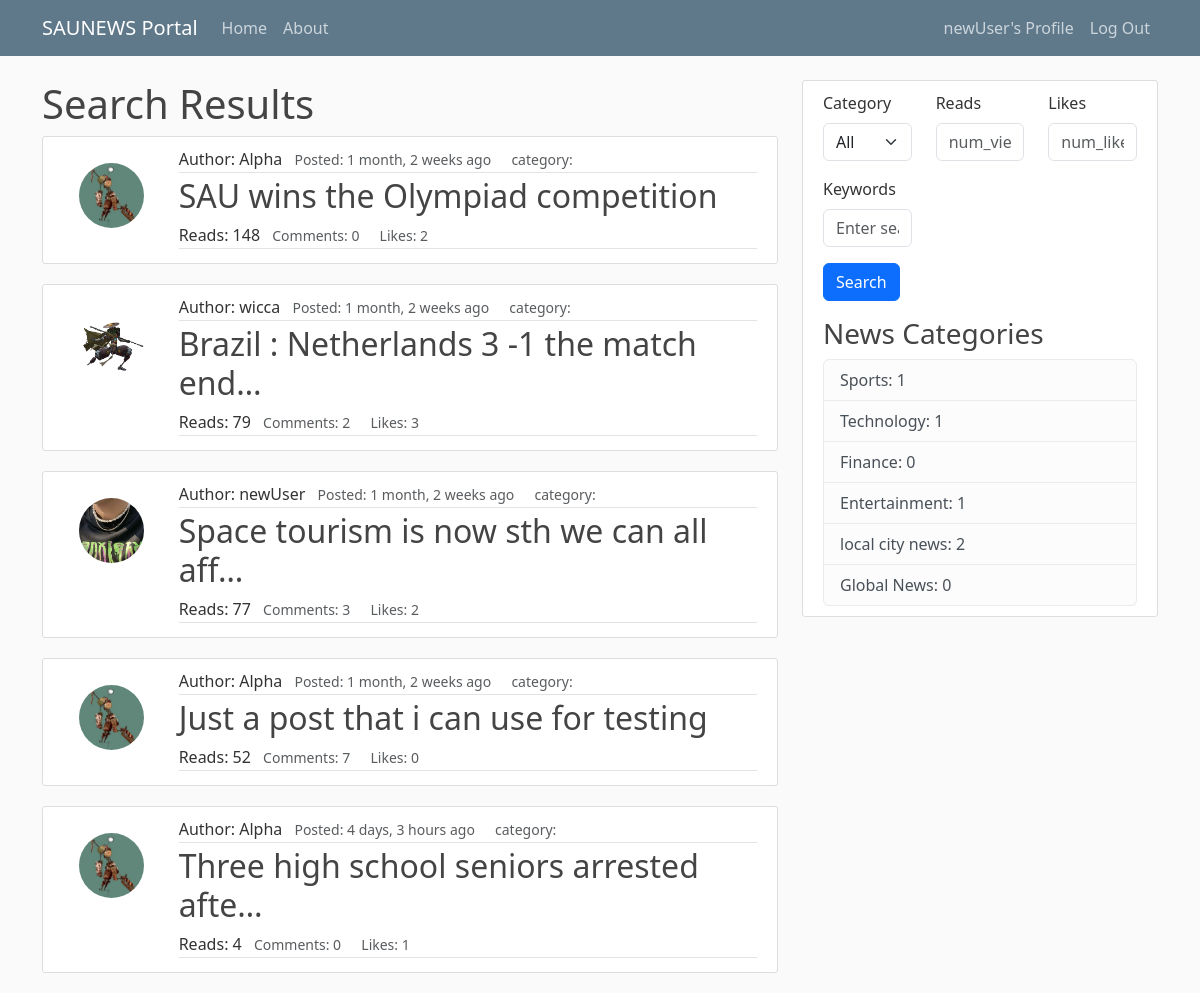
Page /search/ (signed in) on the committed database.
### blog/models.py (models this page shows, shortened)
class Post(models.Model):
    title = models.CharField(max_length=100)
    content = models.TextField(null=True)
    category = models.ForeignKey(Category, on_delete=models.CASCADE, null=True)
    date_created = models.DateTimeField(default=timezone.now)
    author = models.ForeignKey(User, on_delete=models.CASCADE)
    likes = models.ManyToManyField(User, related_name='blog_posts')
    reads = models.IntegerField(default=0)
    comments_count = models.IntegerField(default=0)
    video = models.FileField(upload_to='videos/', null=True, blank=True)
    image = models.ImageField(upload_to='images/', null=True, blank=True)
    def total_likes(self):
        return self.likes.count()

class Category(models.Model):
    name = models.CharField(max_length=100)
    class Meta:
        verbose_name_plural = 'categories'

### users/models.py (models this page shows, shortened)
class Profile(models.Model):
    user = models.OneToOneField(User, on_delete=models.CASCADE)
    image = models.ImageField(default="default.jpg", upload_to='profile_pics')

### blog/views.py (the view)
# urls.py: path('search/', views.search, name='search'),
@login_required()
def search(request):
    query = request.GET.get('query')
    category = request.GET.get('category')
    num_views = request.GET.get('num_views')
    num_likes = request.GET.get('num_likes')
    print(num_likes)
    if query and category:
        posts = Post.objects.filter(category__name__icontains=category, title__icontains=query)
    elif query:
        posts = Post.objects.filter(title__icontains=query)
    elif category:
        posts = Post.objects.filter(category__name__icontains=category)
    else:
        posts = Post.objects.all()
    if num_views:
        posts = posts.filter(reads=num_views)
    if num_likes:
        posts = posts.annotate(num_likes=Count('likes')).filter(num_likes=num_likes)
    context = {
        'posts': posts,
        'query': query,
        'category': category,
        'num_views': num_views,
        'num_likes': num_likes,
    }
    return render(request, 'blog/search_results.html', context)

### blog/context_processors.py (called while the page is built)
def categories(request):
    categories = Category.objects.annotate(num_posts=Count('post'))
    return {'categories': categories}

### blog/templates/blog/search_results.html (shortened to what this page needs)
{% extends 'blog/base.html' %}
{% block content %}
  <h1>Search Results</h1>
  {% if posts %}
    {% for post in posts %}
    <article class="media content-section">
        <div class="row g-0">
            <div class="col mt-3 ps-3">
                <img src="{{ post.author.profile.image.url }}" class="rounded-circle article-img">
            </div>
            <div class="col-lg-10 media-body">
                <div class="article-metadata">
                    <span>Author: {{ post.author }}</span>
                    <small class="px-2 text-muted">Posted: {{ post.date_created | timesince}} ago</small>
                    <small class="px-2 text-muted">category: {{ post.categories.first }}</small>
                </div>
                <h2><a class="article-title nav-link " href="{% url 'post_detail' post.id %}">{{ post.title | truncatechars:40 }}</a></h2>
                <div class="article-metadata ">
                    <span>Reads: {{ post.reads }}</span>
                    <small class="px-2 text-muted">Comments: {{ post.comments_count }}</small>
                    <small class="px-2 text-muted">Likes: {{ post.total_likes }}</small>
                </div>
            </div>
        </div>
    </article>
    {% endfor %}
  {% else %}
    <p>No results found.</p>
  {% endif %}
{% endblock %}

### blog/templates/blog/base.html (shortened to what this page needs)
{% load static %}
<html lang="en">
  <head>
    <link href="https://cdn.jsdelivr.net/npm/bootstrap@5.3.0-alpha1/dist/css/bootstrap.min.css" rel="stylesheet">
    <link rel="stylesheet" href="https://cdn.jsdelivr.net/npm/bootstrap-icons@1.10.3/font/bootstrap-icons.css">
    <link rel="stylesheet" href="{% static 'blog/main.css' %}">
  </head>
  <body>
    <header class="site-header">
        <nav class="navbar navbar-expand-md navbar-dark bg-steel fixed-top">
          <div class="container">
            <a class="navbar-brand mr-4" href="{% url 'blog_home' %}">SAUNEWS Portal</a>
            <div class="collapse navbar-collapse" id="navbarToggle">
              <div class="navbar-nav mr-auto">
                <a class="nav-item nav-link" href="{% url 'blog_home' %}">Home</a>
                <a class="nav-item nav-link" href="{% url 'blog_about' %}">About</a>
              </div>
            </div>
            <div class="navbar-nav">
              {% if user.is_authenticated %}
                <a class="nav-item nav-link" href="{% url 'profile' %}">{{user.username}}'s Profile</a>
                <a class="nav-item nav-link" href="{% url 'logout' %}">Log Out</a>
                {% else %}
                <a class="nav-item nav-link" href="{% url 'login' %}">Login</a>
                <a class="nav-item nav-link" href="{% url 'register' %}">Register</a>
              {% endif %}
            </div>
          </div>
        </nav>
    </header>
    <main role="main" class="container">
        <div class="row">
          <div class="col-md-8">
            {% block content %} {% endblock %}
          </div>
          <div class="col-md-4">
            <div class="content-section">
              <form method="GET" action="{% url 'search' %}">
                <div class="row">
                  <div class="col-md-4">
                    <div class="mb-3">
                      <label for="category" class="form-label">Category</label>
                      <select name="category" id="category" class="form-select">
                        <option value="">All</option>
                      </select>
                    </div>
                  </div>
                  <div class="col-md-4">
                    <div class="mb-3">
                      <label for="num_views" class="form-label">Reads</label>
                      <input type="text" name="num_views" id="num_views" class="form-control" placeholder="num_views">
                    </div>
                  </div>
                  <div class="col-md-4">
                    <div class="mb-3">
                      <label for="num_likes" class="form-label">Likes</label>
                      <input type="text" name="num_likes" id="num_likes" class="form-control" placeholder="num_likes">
                    </div>
                  </div>
                  <div class="col-md-4">
                    <div class="mb-3">
                      <label for="query" class="form-label">Keywords</label>
                      <input type="text" name="query" id="query" class="form-control" placeholder="Enter search query">
                    </div>
                  </div>
                </div>
                <button type="submit" class="btn btn-primary">Search</button>
              </form>
              <h3>News Categories</h3>
              <ul class="list-group">
                {% for category in categories %}
                <li class="list-group-item list-group-item-light"><a href="{% url 'category_detail' category.id %}"></a>{{ category.name }}: {{ category.num_posts }}</li>
                {%endfor%}
              </ul>
            </div>
          </div>
        </div>
    </main>
  </body>
</html>

### blog/static/blog/main.css (style rules this page uses)
body { background: #fafafa; color: #333333; margin-top: 5rem; }
h1, h2, h3, h4, h5, h6 { color: #444444; }
ul { margin: 0; }
.bg-steel { background-color: #5f788a; }
.site-header .navbar-nav .nav-link { color: #cbd5db; }
.content-section { background: #ffffff; padding: 10px 20px; border: 1px solid #dddddd; border-radius: 3px; margin-bottom: 20px; }
.article-title { color: #444444; }
.article-img { height: 65px; width: 65px; margin-right: 16px; }
.article-metadata { padding-bottom: 1px; margin-bottom: 4px; border-bottom: 1px solid #e3e3e3 }

### rows in the picture
Post: author.profile.image (picture), author "Alpha", date_created "1 month, 2 weeks", title "SAU wins the Olympiad competition", reads "148", comments_count "0", total_likes "2"
Post: author.profile.image (placeholder picture), author "wicca", date_created "1 month, 2 weeks", title "Brazil : Netherlands 3 -1 the match end…", reads "79", comments_count "2", total_likes "3"
Post: author.profile.image (placeholder picture), author "newUser", date_created "1 month, 2 weeks", title "Space tourism is now sth we can all aff…", reads "77", comments_count "3", total_likes "2"
Post: author.profile.image (picture), author "Alpha", date_created "1 month, 2 weeks", title "Just a post that i can use for testing", reads "52", comments_count "7", total_likes "0"
Post: author.profile.image (picture), author "Alpha", date_created "4 days, 3 hours", title "Three high school seniors arrested afte…", reads "4", comments_count "0", total_likes "1"
Category: name "Sports", num_posts "1"
Category: name "Technology", num_posts "1"
Category: name "Finance", num_posts "0"
Category: name "Entertainment", num_posts "1"
Category: name "local city news", num_posts "2"
Category: name "Global News", num_posts "0"

### other values in the picture
{{ user.username }} "newUser"
